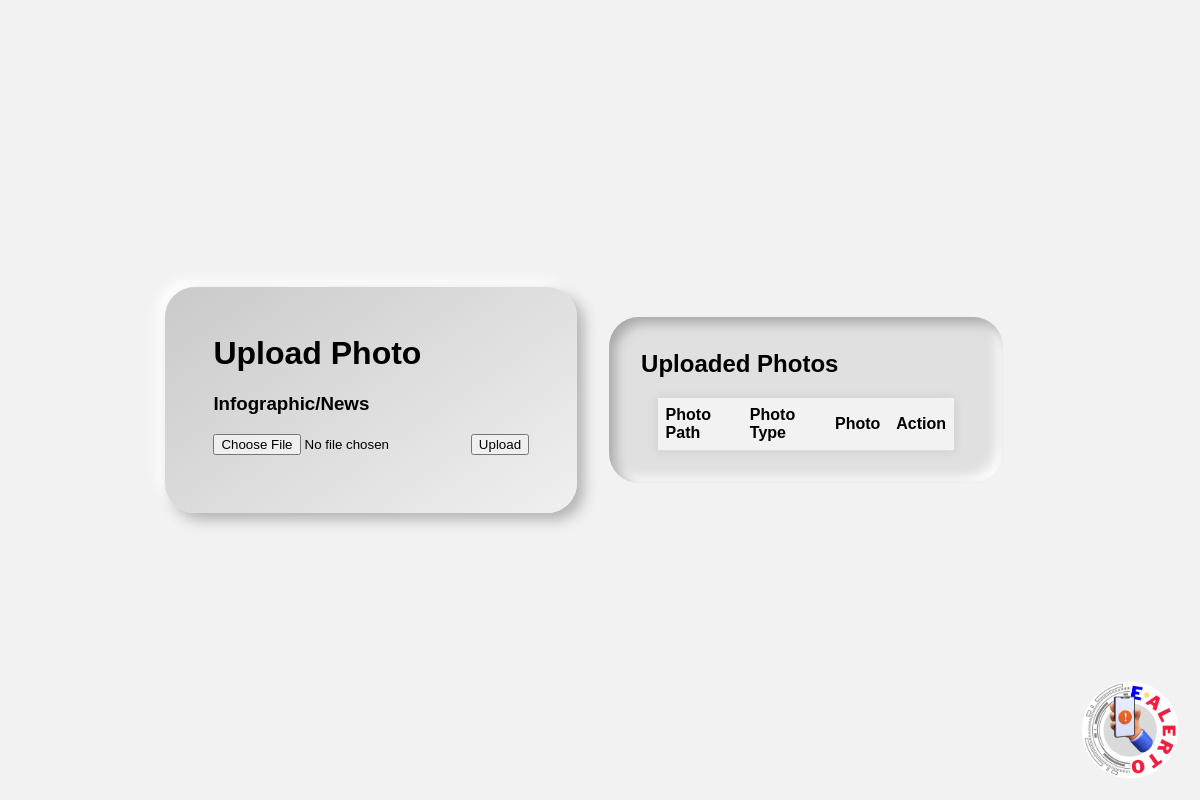
/, run on an earlier commit of the app's database.
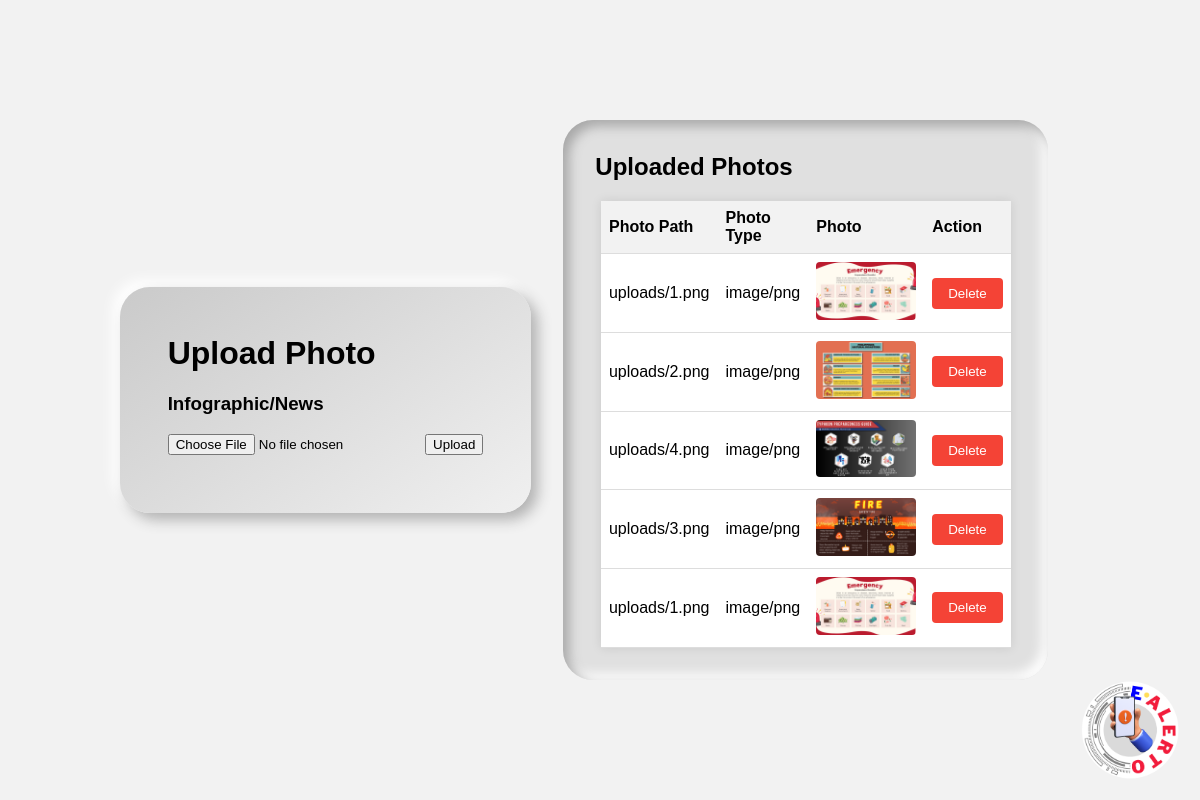
And on a later commit of the database.
### tables this page shows
CREATE TABLE `photos` (
  `photo_id` int(11) NOT NULL,
  `photo_path` varchar(255) NOT NULL,
  `photo_type` varchar(255) NOT NULL
);

### index.php (the view, shortened to what this page needs)
<?php
$db_host = 'localhost';
$db_username = 'root';
$db_password = '';
$db_name = 'user_db';
$conn = new mysqli($db_host, $db_username, $db_password, $db_name);
$sql = "SELECT photo_id, photo_path, photo_type FROM photos";
$result = $conn->query($sql);
$photos = array();
if ($result->num_rows > 0) {
    while ($row = $result->fetch_assoc()) {
        $photos[] = $row;
    }
}
?>
<!DOCTYPE html>
<html lang="en">
<head>
<link rel="stylesheet" href="css/index.css">
</head>
<body>
    <div class="con">
<div class="upload1">
    <h1>Upload Photo</h1>
    <label for="photo" class="upload-btn"><h3>Infographic/News</h3></label>
    <form id="uploadForm" enctype="multipart/form-data">
        <input type="file" name="photo" id="photo">
        <button type="submit" id="uploadButton">Upload</button>
    </form>
</div>
</div>
<div class="tab">
        <div class="d">
            <h2>Uploaded Photos</h2>
        </div>
        <table>
            <tr>
                <th>Photo Path</th>
                <th>Photo Type</th>
                <th>Photo</th>
                <th>Action</th>
            </tr>
            <?php foreach ($photos as $photo) : ?>
                <tr>
                    <td><?php echo $photo['photo_path']; ?></td>
                    <td><?php echo $photo['photo_type']; ?></td>
                    <td><img src="<?php echo $photo['photo_path']; ?>" alt="Uploaded Photo"></td>
                    <td>
                        <form method="post" action="<?php echo htmlspecialchars($_SERVER["PHP_SELF"]); ?>">
                            <button type="submit" class="delete-btn">Delete</button>
                        </form>
                    </td>
                </tr>
            <?php endforeach; ?>
        </table>
    </div>
    <a href="admin_interface.php" class="scroll-button"><img src="assets/newlogo.png" alt=""></a>
</body>
</html>

What changed in the data, as far as the page shows it:
added photos: photo_path "uploads/1.png", photo_type "image/png", photo_path (picture)
added photos: photo_path "uploads/2.png", photo_type "image/png", photo_path (picture)
added photos: photo_path "uploads/4.png", photo_type "image/png", photo_path (picture)
added photos: photo_path "uploads/3.png", photo_type "image/png", photo_path (picture)
added photos: photo_path "uploads/1.png", photo_type "image/png", photo_path (picture)
